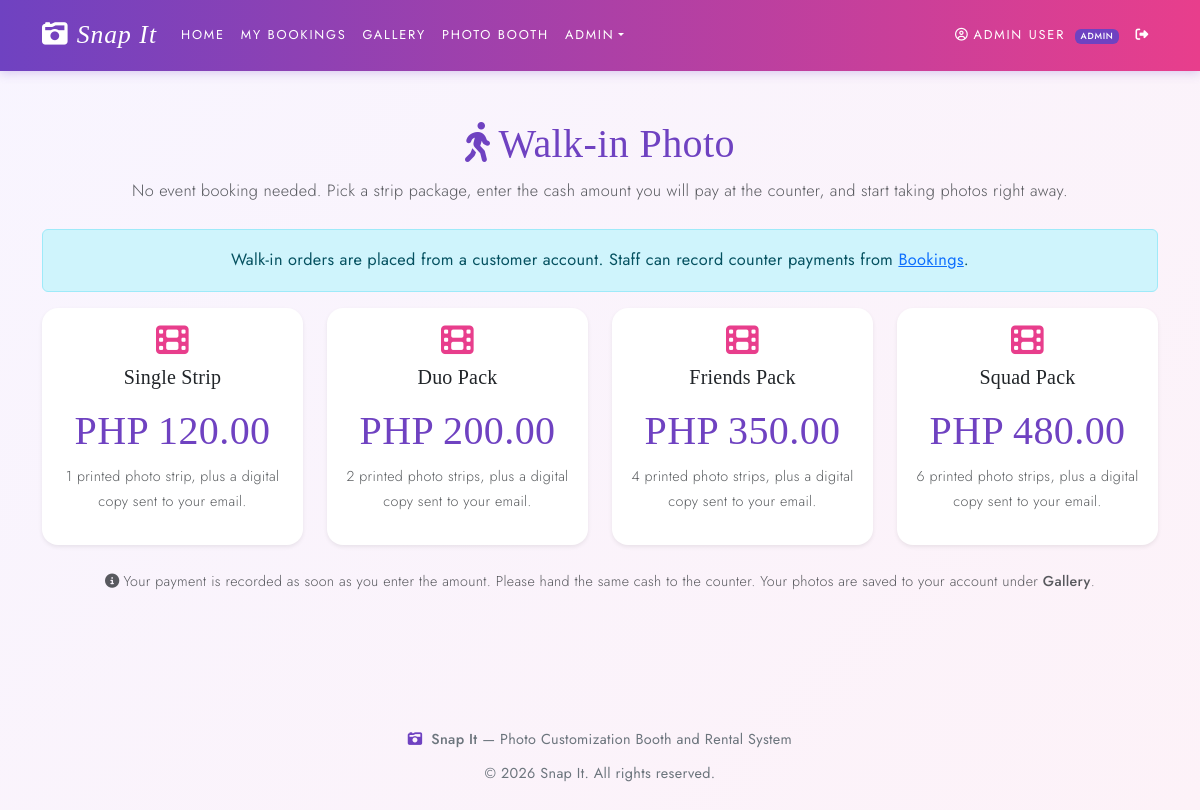
Page /walkin/index.php (signed in) on the committed database.
### tables this page shows
CREATE TABLE IF NOT EXISTS packages (
    package_id INT PRIMARY KEY AUTO_INCREMENT,
    name VARCHAR(150) NOT NULL,
    description TEXT,
    duration_hours INT NOT NULL DEFAULT 6,
    softcopy_count INT NOT NULL DEFAULT 500,
    hardcopy_count INT NOT NULL DEFAULT 200,
    base_price DECIMAL(10,2) NOT NULL DEFAULT 0.00,
    has_softcopy_addon TINYINT(1) NOT NULL DEFAULT 1,
    softcopy_addon_price DECIMAL(10,2) NOT NULL DEFAULT 0.00,
    package_type ENUM('event','walkin') NOT NULL DEFAULT 'event',
    is_active TINYINT(1) NOT NULL DEFAULT 1,
    created_at DATETIME NOT NULL DEFAULT CURRENT_TIMESTAMP
);

### includes/functions.php (called while the page is built, shortened)
<?php
function e($str) {
    return htmlspecialchars((string)$str, ENT_QUOTES, 'UTF-8');
}
function is_loggedin() {
    return isset($_SESSION['user_id']) && !empty($_SESSION['user_id']);
}
function is_customer() {
    return is_loggedin() && ($_SESSION['role'] ?? '') === 'customer';
}
function format_money($amount) {
    return 'PHP ' . number_format((float)$amount, 2);
}
function site_base() {
    static $base = null;
    if ($base !== null) return $base;
    $script = str_replace('\\', '/', $_SERVER['SCRIPT_NAME']);
    $needle = '/snapit/';
    $pos = strpos($script, $needle);
    if ($pos === false) {
        $base = rtrim(dirname($script), '/');
    } else {
        $base = substr($script, 0, $pos) . '/snapit';
    }
    return $base;
}
function site_url($path = '') {
    $b = site_base();
    if ($path === '') return $b . '/';
    $path = ltrim($path, '/');
    return $b . '/' . $path;
}

### walkin/index.php (the view, shortened to what this page needs)
<?php
require_once __DIR__ . '/../includes/functions.php';
require_once __DIR__ . '/../includes/config.php';
$res = mysqli_query($conn, "SELECT * FROM packages WHERE package_type = 'walkin' AND is_active = 1 ORDER BY base_price ASC");
$packages = $res ? mysqli_fetch_all($res, MYSQLI_ASSOC) : [];
include __DIR__ . '/../includes/header.php';
?>
<div class="container py-5">
    <div class="text-center mb-4">
        <h1 class="fw-bold" style="color:#6f42c1;"><i class="fa-solid fa-person-walking me-2"></i>Walk-in Photo</h1>
        <p class="text-muted mb-0">No event booking needed. Pick a strip package, enter the cash amount you will pay at the counter, and start taking photos right away.</p>
    </div>
    <?php if (!is_customer()): ?>
        <div class="alert alert-info text-center">Walk-in orders are placed from a customer account. Staff can record counter payments from <a href="<?= e(site_url('booking/index.php')) ?>">Bookings</a>.</div>
    <?php endif; ?>
    <div class="row g-4 justify-content-center">
        <?php foreach ($packages as $p): ?>
            <div class="col-12 col-md-6 col-lg-3">
                <div class="card h-100 border-0 shadow-sm text-center">
                    <div class="card-body d-flex flex-column">
                        <i class="fa-solid fa-film fa-2x mb-2" style="color:#e83e8c;"></i>
                        <h5 class="fw-bold"><?= e(str_replace('Walk-in · ', '', $p['name'])) ?></h5>
                        <div class="display-6 fw-bold my-2" style="color:#6f42c1;"><?= e(format_money($p['base_price'])) ?></div>
                        <p class="small text-muted flex-grow-1"><?= e($p['description']) ?></p>
                    </div>
                </div>
            </div>
        <?php endforeach; ?>
    </div>
    <p class="text-center small text-muted mt-4 mb-0">
        <i class="fa-solid fa-circle-info me-1"></i>Your payment is recorded as soon as you enter the amount. Please hand the same cash to the counter. Your photos are saved to your account under <strong>Gallery</strong>.
    </p>
</div>
<?php include __DIR__ . '/../includes/footer.php'; ?>

### includes/style/style.css (style rules this page uses)
:root { --snapit-primary: #6f42c1; --snapit-secondary: #e83e8c; --snapit-accent: #fd7e14; --snapit-dark: #1f1b2e; --snapit-light: #f8f5ff; }
body { font-family: var(--font-body); background: linear-gradient(135deg, #f8f5ff 0%, #fdf2f8 100%); min-height: 100vh; }
.card { border-radius: 16px; border: 1px solid rgba(111, 66, 193, 0.08); }
:root { --font-display: 'Playfair Display', 'Bodoni Moda', Georgia, 'Times New Roman', serif; --font-body: 'Jost', 'Segoe UI', Tahoma, Geneva, Verdana, sans-serif; --snapit-gold: #c9a96e; --bs-body-font-family: var(--font-body); --bs-body-font-size: 1.02rem; --bs-body-font-weight: 400; --bs-body-line-height: 1.75; }
body { font-family: var(--font-body); font-weight: 400; line-height: 1.75; letter-spacing: 0.02em; -webkit-font-smoothing: antialiased; -moz-osx-font-smoothing: grayscale; }
h1, h2, h3, h4, h5, h6, .h1, .h2, .h3, .h4, .h5, .h6, .display-1, .display-2, .display-3, .display-4, .display-5, .display-6, .card-title, .modal-title, .accordion-button { font-family: var(--font-display); font-weight: 500; letter-spacing: 0.01em; line-height: 1.25; font-variant-numeric: lining-nums; font-feature-settings: "lnum" 1; }
input, select, textarea, button, .form-control, .form-select, .form-label, .form-text, .form-check-label, .input-group-text, .btn, .badge, .dropdown-item, .nav-link, .table, .alert, .page-link, .list-group-item { font-family: var(--font-body); }
.fw-bold, .fw-bolder, .fw-semibold { font-weight: 500 !important; }
strong, b { font-weight: 500; }
.text-muted, .small, small { font-weight: 300; }

### rows in the picture
packages: name "Single Strip", base_price "PHP 120.00", description "1 printed photo strip, plus a digital copy sent to your email."
packages: name "Duo Pack", base_price "PHP 200.00", description "2 printed photo strips, plus a digital copy sent to your email."
packages: name "Friends Pack", base_price "PHP 350.00", description "4 printed photo strips, plus a digital copy sent to your email."
packages: name "Squad Pack", base_price "PHP 480.00", description "6 printed photo strips, plus a digital copy sent to your email."

### other values in the picture
$_SESSION['name'] "ADMIN USER"
$_SESSION['role'] "ADMIN"
